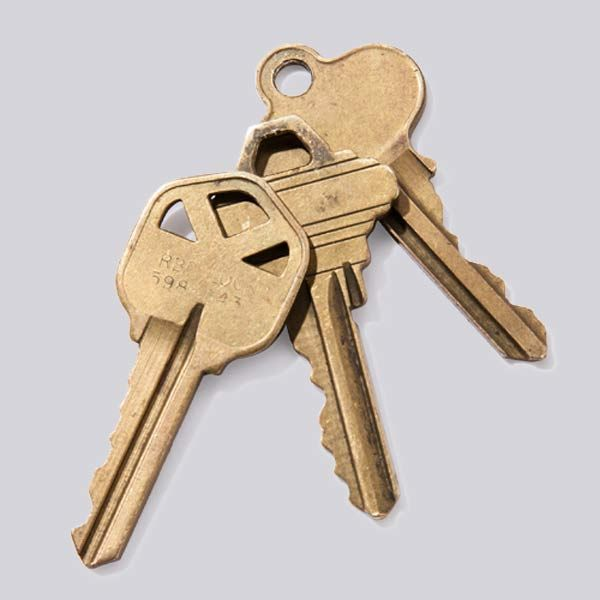
//> input picture key.jpg, 600 x 600 px
$ ./main ../key.jpg   (built with g++ and OpenCV 4)
//> lines starting //> are read from the running program, lines starting //| are printed output that depends on the picture; after the words box and inside, x2 and y2 are one past the last pixel; in counts of white or black regions, pixels touching at a corner belong together
#include <iostream>
#include <filesystem>
#include <opencv2/core.hpp>
// #include <opencv2/dnn.hpp>
#include <opencv2/highgui.hpp>
#include <opencv2/opencv.hpp>
#include <opencv2/videoio.hpp>

using namespace cv;
using namespace std;

void print_usage()
{
    std::cout << "./sample <filename>" << std::endl;
}

int main(int argc, const char *argv[])
{
    // simple argument parsing
    if (argc < 2)
    {
        std::cerr << "Filepath not provided" << std::endl;
        print_usage();
        return 1;
    }
    std::string image_path = argv[1];
    std::cout << "Filepath: " << image_path << std::endl;
    if (!std::filesystem::exists(image_path))
    {
        std::cerr << "Filepath does not exist" << std::endl;
        print_usage();
        return 1;
    }
    // read in a frame... only tested this with the image included as part of this repo.
    // other factors/ domain knowledge would need to be considered to segment out an object from different scenes
    // this is a simple color segmentation.
    Mat img;
    Mat frame = imread(image_path, IMREAD_COLOR);
//> frame is the input picture: 600 rows x 600 cols, CV_8UC3; mean B, G, R 189.3, 195.4, 204.4
    Mat orig = frame.clone();
    GaussianBlur(frame, frame, Size(5, 5), 0); // blur it a bit
    inRange(frame, Scalar(150, 150, 150), Scalar(255, 255, 255), img);
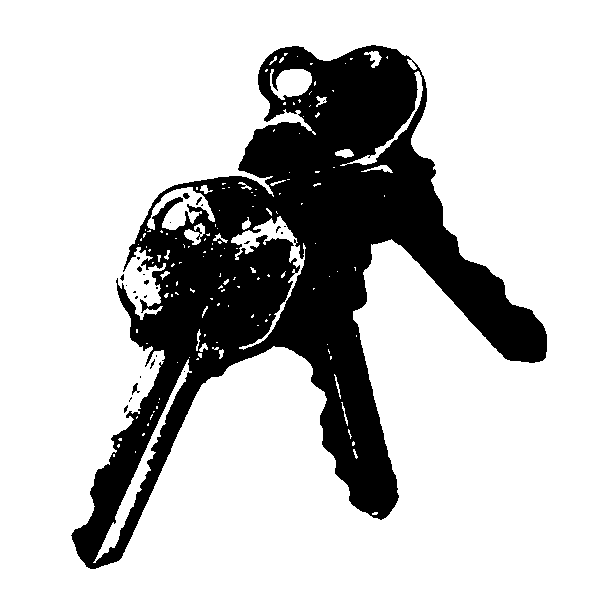
//> img: 600 rows x 600 cols, CV_8UC1; 76.9% white; 27 black regions (22 under 20 px), largest, box (x1, y1, x2, y2) and area: (71, 45, 547, 569) 82975, (132, 383, 140, 395) 40, (183, 193, 190, 199) 30, (196, 197, 202, 205) 21, (137, 266, 142, 272) 20

    Mat element = getStructuringElement(MORPH_RECT,
                                        Size(5, 5),
                                        Point(0, 0));
    // erode
    erode(img, img, element);
    erode(img, img, element);

    // dilate
    dilate(img, img, element);
    dilate(img, img, element);
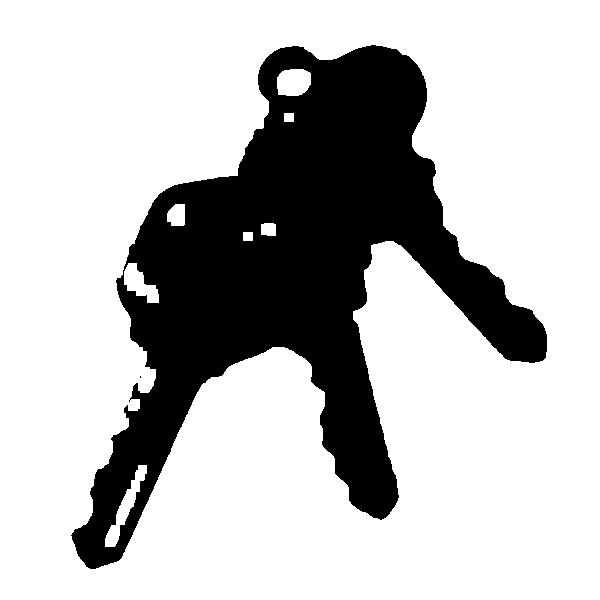
//> img: 600 rows x 600 cols, CV_8UC1; 74.7% white; 2 black regions (1 under 20 px), largest, box (x1, y1, x2, y2) and area: (71, 45, 547, 569) 91051

    vector<vector<Point>> contours;
    vector<Vec4i> hierarchy;
    bitwise_not(img, img);
//> img: 600 rows x 600 cols, CV_8UC1; 25.3% white; 2 white regions (1 under 20 px)
    // find the contours to set as mask
    findContours(img, contours, hierarchy, RETR_EXTERNAL, CHAIN_APPROX_NONE);
//> contours = 2 contours, 1 with area under 20; largest, box (x1, y1, x2, y2) and area: (71, 45, 547, 569) 93139
    drawContours(frame, contours, -1, Scalar(0, 255, 0), 2);
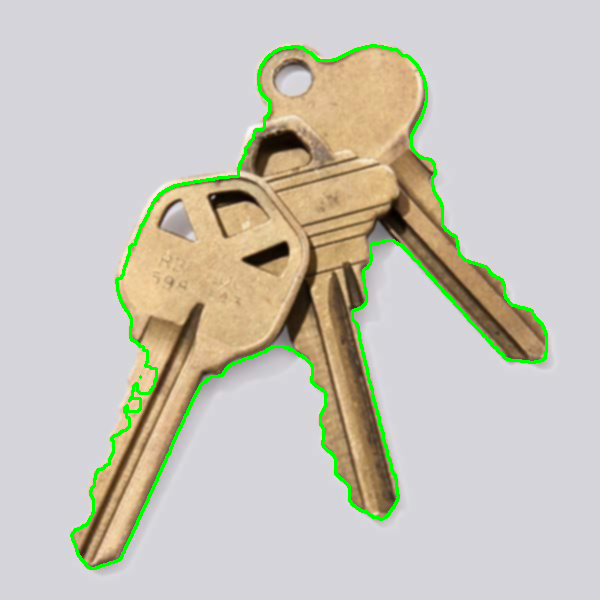
//> frame: 600 rows x 600 cols, CV_8UC3; mean B, G, R 186.2, 197.5, 200.3

    // create a mask matching the outside of the contours
    Mat mask = Mat::zeros(img.size(), CV_8UC1);
    cv::drawContours(mask, contours, -1, Scalar(255, 255, 255), cv::FILLED);
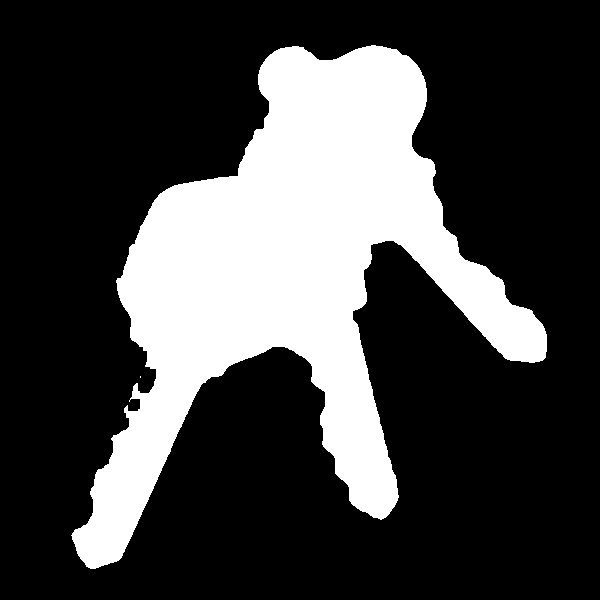
//> mask: 600 rows x 600 cols, CV_8UC1; 26.2% white; 2 white regions (1 under 20 px), largest, box (x1, y1, x2, y2) and area: (71, 45, 547, 569) 94208
    imshow("mask", mask);

    // use laplacian to get a measure of focus with the masked region
    Mat lapl_img;
    Laplacian(frame, lapl_img, CV_64F);
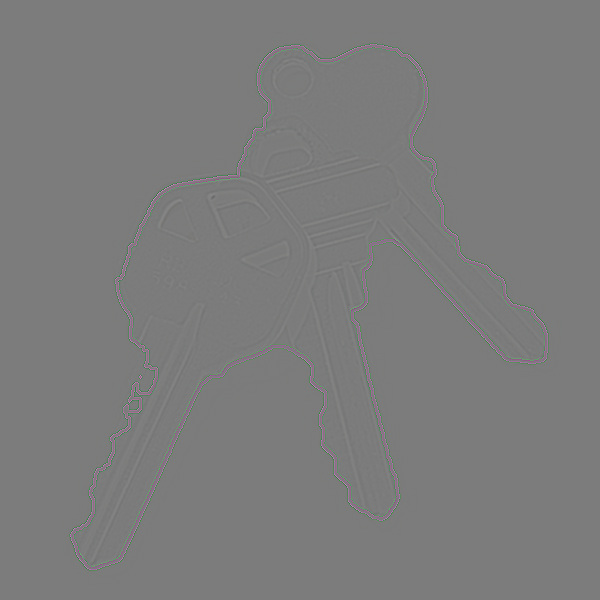
//> lapl_img: 600 rows x 600 cols, CV_64FC3; mean B, G, R 0, 0, 0; drawn with min black and max white
    Scalar mean, stddev;
    meanStdDev(lapl_img, mean, stddev, img);
//> mean = Scalar(0.0882, 0.0578, 0.0774); stddev = Scalar(36.27, 40.27, 53.69)
    double variance = stddev.val[0] * stddev.val[0];
//> variance = 1315.8
    std::cout << "Threshold Focus Score: " << variance << std::endl;
//| Threshold Focus Score: 1315.79
    putText(frame, "Focus " + to_string(variance), Point(50, 50), FONT_HERSHEY_COMPLEX_SMALL, 1, Scalar(255, 0, 0));
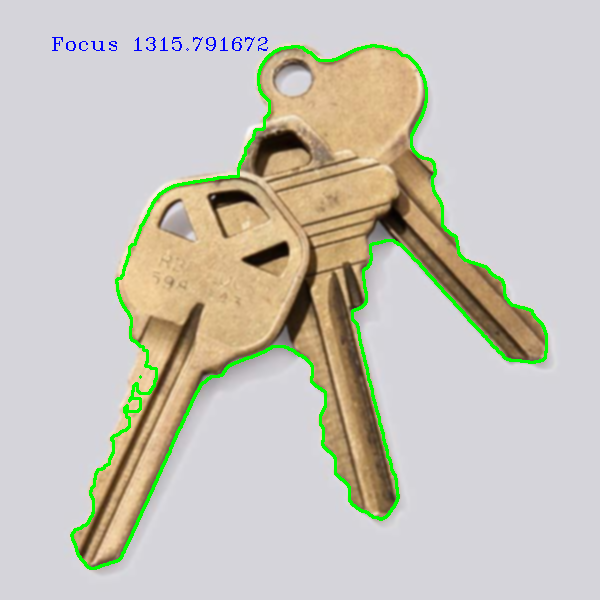
//> frame: 600 rows x 600 cols, CV_8UC3; 0.18% of pixels changed, all inside (x1, y1, x2, y2) = (52, 37, 268, 51)
    imshow("Output", frame);
    waitKey(0);
    imwrite("../output.png", frame);
    return 0;
}
